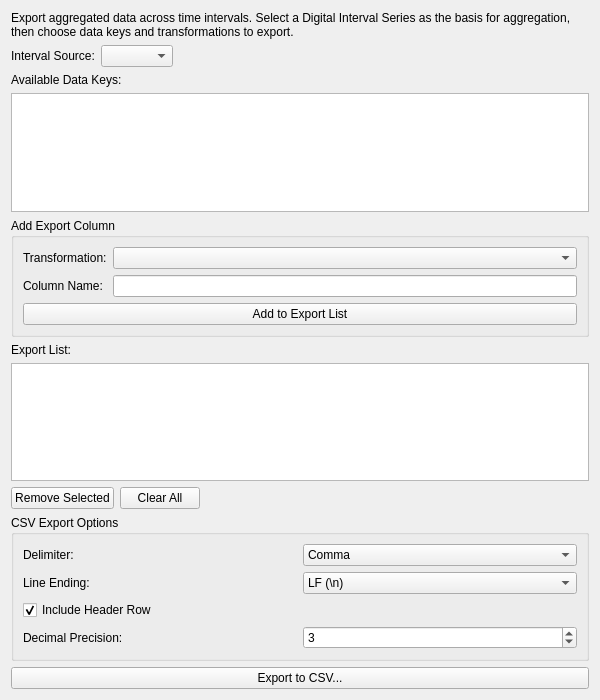
<?xml version="1.0" encoding="UTF-8"?>
<ui version="4.0">
 <class>DataAggregationExporter_Widget</class>
 <widget class="QWidget" name="DataAggregationExporter_Widget">
  <property name="geometry">
   <rect>
    <x>0</x>
    <y>0</y>
    <width>600</width>
    <height>700</height>
   </rect>
  </property>
  <property name="windowTitle">
   <string>Data Aggregation Exporter</string>
  </property>
  <layout class="QVBoxLayout" name="verticalLayout">
   <item>
    <widget class="QLabel" name="label_description">
     <property name="text">
      <string>Export aggregated data across time intervals. Select a Digital Interval Series as the basis for aggregation, then choose data keys and transformations to export.</string>
     </property>
     <property name="wordWrap">
      <bool>true</bool>
     </property>
    </widget>
   </item>
   
   <!-- Interval Source Selection -->
   <item>
    <layout class="QHBoxLayout" name="interval_source_layout">
     <item>
      <widget class="QLabel" name="label_interval_source">
       <property name="text">
        <string>Interval Source:</string>
       </property>
      </widget>
     </item>
     <item>
      <widget class="QComboBox" name="interval_source_combo">
       <property name="toolTip">
        <string>Select the Digital Interval Series to use as the basis for aggregation</string>
       </property>
      </widget>
     </item>
     <item>
      <spacer name="interval_source_spacer">
       <property name="orientation">
        <enum>Qt::Orientation::Horizontal</enum>
       </property>
       <property name="sizeHint" stdset="0">
        <size>
         <width>40</width>
         <height>20</height>
        </size>
       </property>
      </spacer>
     </item>
    </layout>
   </item>

   <!-- Available Data Table -->
   <item>
    <widget class="QLabel" name="label_available_data">
     <property name="text">
      <string>Available Data Keys:</string>
     </property>
    </widget>
   </item>
   <item>
    <widget class="QTableWidget" name="available_data_table">
     <property name="sizePolicy">
      <sizepolicy hsizetype="Expanding" vsizetype="Expanding">
       <horstretch>0</horstretch>
       <verstretch>1</verstretch>
      </sizepolicy>
     </property>
     <property name="selectionBehavior">
      <enum>QAbstractItemView::SelectionBehavior::SelectRows</enum>
     </property>
     <property name="selectionMode">
      <enum>QAbstractItemView::SelectionMode::SingleSelection</enum>
     </property>
     <attribute name="horizontalHeaderStretchLastSection">
      <bool>true</bool>
     </attribute>
    </widget>
   </item>

   <!-- Transformation Selection -->
   <item>
    <widget class="QGroupBox" name="transformation_group">
     <property name="title">
      <string>Add Export Column</string>
     </property>
     <layout class="QGridLayout" name="transformation_layout">
      <item row="0" column="0">
       <widget class="QLabel" name="label_transformation">
        <property name="text">
         <string>Transformation:</string>
        </property>
       </widget>
      </item>
      <item row="0" column="1">
       <widget class="QComboBox" name="transformation_combo">
        <property name="toolTip">
         <string>Select the transformation to apply to the selected data</string>
        </property>
       </widget>
      </item>
      <item row="1" column="0">
       <widget class="QLabel" name="label_column_name">
        <property name="text">
         <string>Column Name:</string>
        </property>
       </widget>
      </item>
      <item row="1" column="1">
       <widget class="QLineEdit" name="column_name_edit">
        <property name="toolTip">
         <string>Custom name for this column in the exported CSV</string>
        </property>
       </widget>
      </item>
      <item row="2" column="0" colspan="2">
       <widget class="QPushButton" name="add_export_button">
        <property name="text">
         <string>Add to Export List</string>
        </property>
       </widget>
      </item>
     </layout>
    </widget>
   </item>

   <!-- Export List Table -->
   <item>
    <widget class="QLabel" name="label_export_list">
     <property name="text">
      <string>Export List:</string>
     </property>
    </widget>
   </item>
   <item>
    <widget class="QTableWidget" name="export_list_table">
     <property name="sizePolicy">
      <sizepolicy hsizetype="Expanding" vsizetype="Expanding">
       <horstretch>0</horstretch>
       <verstretch>1</verstretch>
      </sizepolicy>
     </property>
     <property name="selectionBehavior">
      <enum>QAbstractItemView::SelectionBehavior::SelectRows</enum>
     </property>
     <attribute name="horizontalHeaderStretchLastSection">
      <bool>true</bool>
     </attribute>
    </widget>
   </item>
   
   <item>
    <layout class="QHBoxLayout" name="export_list_buttons_layout">
     <item>
      <widget class="QPushButton" name="remove_export_button">
       <property name="text">
        <string>Remove Selected</string>
       </property>
      </widget>
     </item>
     <item>
      <widget class="QPushButton" name="clear_export_button">
       <property name="text">
        <string>Clear All</string>
       </property>
      </widget>
     </item>
     <item>
      <spacer name="export_buttons_spacer">
       <property name="orientation">
        <enum>Qt::Orientation::Horizontal</enum>
       </property>
       <property name="sizeHint" stdset="0">
        <size>
         <width>40</width>
         <height>20</height>
        </size>
       </property>
      </spacer>
     </item>
    </layout>
   </item>

   <!-- CSV Export Options -->
   <item>
    <widget class="QGroupBox" name="csv_options_group">
     <property name="title">
      <string>CSV Export Options</string>
     </property>
     <layout class="QGridLayout" name="csv_options_layout">
      <item row="0" column="0">
       <widget class="QLabel" name="label_delimiter">
        <property name="text">
         <string>Delimiter:</string>
        </property>
       </widget>
      </item>
      <item row="0" column="1">
       <widget class="QComboBox" name="delimiter_combo">
        <item>
         <property name="text">
          <string>Comma</string>
         </property>
        </item>
        <item>
         <property name="text">
          <string>Space</string>
         </property>
        </item>
        <item>
         <property name="text">
          <string>Tab</string>
         </property>
        </item>
       </widget>
      </item>
      <item row="1" column="0">
       <widget class="QLabel" name="label_line_ending">
        <property name="text">
         <string>Line Ending:</string>
        </property>
       </widget>
      </item>
      <item row="1" column="1">
       <widget class="QComboBox" name="line_ending_combo">
        <item>
         <property name="text">
          <string>LF (\n)</string>
         </property>
        </item>
        <item>
         <property name="text">
          <string>CRLF (\r\n)</string>
         </property>
        </item>
       </widget>
      </item>
      <item row="2" column="0" colspan="2">
       <widget class="QCheckBox" name="save_header_checkbox">
        <property name="text">
         <string>Include Header Row</string>
        </property>
        <property name="checked">
         <bool>true</bool>
        </property>
       </widget>
      </item>
      <item row="3" column="0">
       <widget class="QLabel" name="label_precision">
        <property name="text">
         <string>Decimal Precision:</string>
        </property>
       </widget>
      </item>
      <item row="3" column="1">
       <widget class="QSpinBox" name="precision_spinbox">
        <property name="minimum">
         <number>0</number>
        </property>
        <property name="maximum">
         <number>10</number>
        </property>
        <property name="value">
         <number>3</number>
        </property>
       </widget>
      </item>
     </layout>
    </widget>
   </item>

   <!-- Export Button -->
   <item>
    <widget class="QPushButton" name="export_csv_button">
     <property name="text">
      <string>Export to CSV...</string>
     </property>
     <property name="sizePolicy">
      <sizepolicy hsizetype="Expanding" vsizetype="Fixed">
       <horstretch>0</horstretch>
       <verstretch>0</verstretch>
      </sizepolicy>
     </property>
    </widget>
   </item>
  </layout>
 </widget>
 <resources/>
 <connections/>
</ui> 
